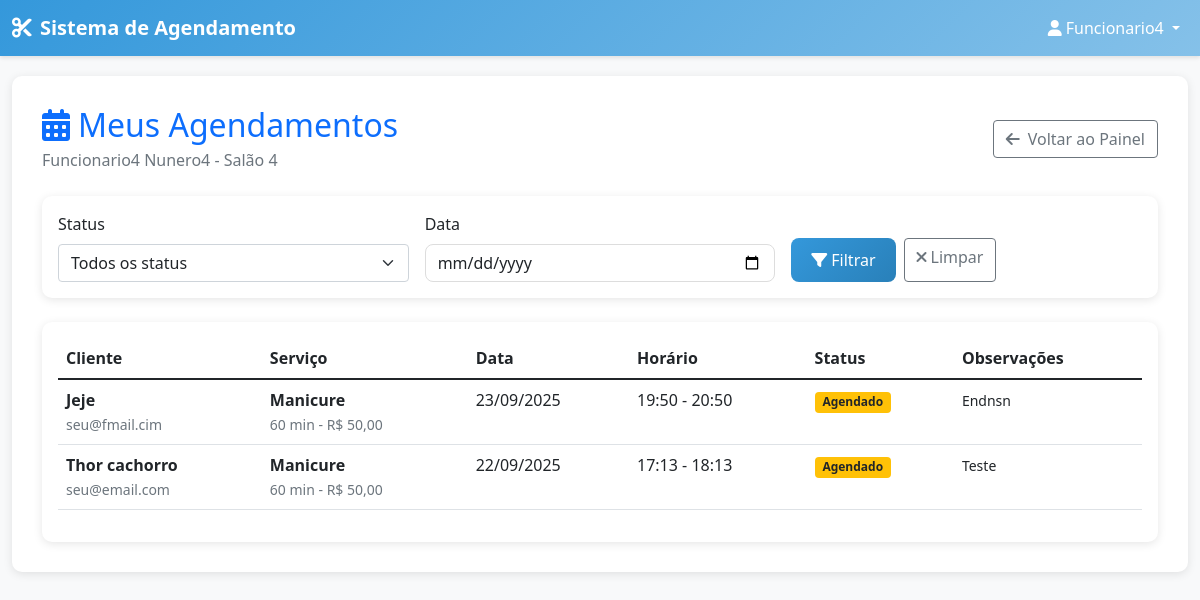
Page /salons/employee/appointments/ (signed in) on the committed database.
### salons/models.py (models this page shows, shortened)
class Employee(models.Model):
    user = models.OneToOneField(User, on_delete=models.CASCADE, related_name='employee_profile', verbose_name="Usuário")
    salon = models.ForeignKey(Salon, on_delete=models.CASCADE, related_name='employees', verbose_name="Salão")
    services = models.ManyToManyField(Service, blank=True, verbose_name="Serviços que pode executar")
    is_active = models.BooleanField(default=True, verbose_name="Ativo")
    hire_date = models.DateField(auto_now_add=True, verbose_name="Data de contratação")
    created_at = models.DateTimeField(auto_now_add=True)
    updated_at = models.DateTimeField(auto_now=True)
    class Meta:
        verbose_name = "Funcionário"
        verbose_name_plural = "Funcionários"
        unique_together = ['user', 'salon']

class Salon(models.Model):
    name = models.CharField(max_length=100, verbose_name="Nome do Salão")
    description = models.TextField(blank=True, null=True, verbose_name="Descrição")
    address = models.CharField(max_length=200, verbose_name="Endereço")
    city = models.CharField(max_length=100, verbose_name="Cidade")
    state = models.CharField(max_length=2, verbose_name="Estado")
    zip_code = models.CharField(max_length=10, verbose_name="CEP")
    phone = models.CharField(max_length=15, verbose_name="Telefone")
    email = models.EmailField(verbose_name="Email")
    owner = models.OneToOneField(User, on_delete=models.CASCADE, related_name='salon', verbose_name="Proprietário")
    weekdays_open = models.TimeField(blank=True, null=True, verbose_name="Segunda à Sexta - Abertura")
    weekdays_close = models.TimeField(blank=True, null=True, verbose_name="Segunda à Sexta - Fechamento")
    saturday_open = models.TimeField(blank=True, null=True, verbose_name="Sábado - Abertura")
    saturday_close = models.TimeField(blank=True, null=True, verbose_name="Sábado - Fechamento")
    sunday_open = models.TimeField(blank=True, null=True, verbose_name="Domingo - Abertura")
    sunday_close = models.TimeField(blank=True, null=True, verbose_name="Domingo - Fechamento")
    created_at = models.DateTimeField(auto_now_add=True)
    updated_at = models.DateTimeField(auto_now=True)
    class Meta:
        verbose_name = "Salão"
        verbose_name_plural = "Salões"

class Service(models.Model):
    salon = models.ForeignKey(Salon, on_delete=models.CASCADE, related_name='services', verbose_name="Salão")
    name = models.CharField(max_length=100, verbose_name="Nome do Serviço")
    description = models.TextField(blank=True, null=True, verbose_name="Descrição")
    duration = models.PositiveIntegerField(verbose_name="Duração (minutos)")
    price = models.DecimalField(max_digits=10, decimal_places=2, verbose_name="Preço")
    is_active = models.BooleanField(default=True, verbose_name="Ativo")
    created_at = models.DateTimeField(auto_now_add=True)
    updated_at = models.DateTimeField(auto_now=True)
    class Meta:
        verbose_name = "Serviço"
        verbose_name_plural = "Serviços"
        ordering = ['name']

### appointments/models.py (models this page shows, shortened)
class Appointment(models.Model):
    STATUS_CHOICES = (
        ('scheduled', 'Agendado'),
        ('confirmed', 'Confirmado'),
        ('cancelled', 'Cancelado'),
        ('completed', 'Concluído'),
        ('no_show', 'Não compareceu'),
    )
    client = models.ForeignKey(User, on_delete=models.CASCADE, related_name='appointments', verbose_name="Cliente")
    salon = models.ForeignKey(Salon, on_delete=models.CASCADE, related_name='appointments', verbose_name="Salão")
    service = models.ForeignKey(Service, on_delete=models.CASCADE, related_name='appointments', verbose_name="Serviço")
    employee = models.ForeignKey('salons.Employee', on_delete=models.SET_NULL, null=True, blank=True, related_name='appointments', verbose_name="Funcionário responsável")
    appointment_date = models.DateField(verbose_name="Data do Agendamento")
    appointment_time = models.TimeField(verbose_name="Horário do Agendamento")
    status = models.CharField(max_length=15, choices=STATUS_CHOICES, default='scheduled', verbose_name="Status")
    notes = models.TextField(blank=True, null=True, verbose_name="Observações")
    created_at = models.DateTimeField(auto_now_add=True)
    updated_at = models.DateTimeField(auto_now=True)
    def get_end_time(self):
        from datetime import datetime, timedelta
        start_datetime = datetime.combine(self.appointment_date, self.appointment_time)
        end_datetime = start_datetime + timedelta(minutes=self.service.duration)
        return end_datetime.time()
    class Meta:
        verbose_name = "Agendamento"
        verbose_name_plural = "Agendamentos"
        ordering = ['appointment_date', 'appointment_time']
        constraints = [
            models.UniqueConstraint(
                fields=['salon', 'employee', 'appointment_date', 'appointment_time'],
                condition=models.Q(employee__isnull=False),
                name='unique_employee_appointment_time'
            ),
            models.UniqueConstraint(
                fields=['salon', 'appointment_date', 'appointment_time'],
                condition=models.Q(employee__isnull=True),
                name='unique_salon_appointment_time_no_employee'
            )
        ]

### salons/views.py (the view)
# urls.py: path('employee/appointments/', views.employee_appointments, name='employee_appointments'),
@login_required
def employee_appointments(request):
    if not (hasattr(request.user, 'profile') and request.user.profile.user_type == 'employee'):
        messages.error(request, 'Acesso negado. Você precisa ser um funcionário para acessar esta área.')
        return redirect('accounts:dashboard')
    """Lista de agendamentos do funcionário"""
    employee = request.user.employee_profile
    salon = employee.salon
    status_filter = request.GET.get('status', '')
    date_filter = request.GET.get('date', '')
    appointments = Appointment.objects.filter(employee=employee)
    if status_filter:
        appointments = appointments.filter(status=status_filter)
    if date_filter:
        try:
            filter_date = datetime.strptime(date_filter, '%Y-%m-%d').date()
            appointments = appointments.filter(appointment_date=filter_date)
        except ValueError:
            pass
    appointments = appointments.order_by('-appointment_date', '-appointment_time')
    return render(request, 'salons/employee_appointments.html', {
        'appointments': appointments,
        'employee': employee,
        'salon': salon,
        'status_filter': status_filter,
        'date_filter': date_filter,
        'status_choices': Appointment.STATUS_CHOICES
    })

### templates/salons/employee_appointments.html (shortened to what this page needs)
{% extends 'base/base.html' %}
{% block content %}
<div class="row">
    <div class="col-12">
        <div class="d-flex justify-content-between align-items-center mb-4">
            <div>
                <h2 class="text-primary mb-1">
                    <i class="fas fa-calendar-alt me-2"></i>Meus Agendamentos
                </h2>
                <p class="text-muted mb-0">{{ employee.user.get_full_name|default:employee.user.username }} - {{ salon.name }}</p>
            </div>
            <div>
                <a href="{% url 'salons:employee_dashboard' %}" class="btn btn-outline-secondary">
                    <i class="fas fa-arrow-left me-2"></i>Voltar ao Painel
                </a>
            </div>
        </div>
    </div>
</div>
<div class="row mb-4">
    <div class="col-12">
        <div class="card">
            <div class="card-body">
                <form method="get" class="row g-3">
                    <div class="col-md-4">
                        <label for="status" class="form-label">Status</label>
                        <select name="status" id="status" class="form-select">
                            <option value="">Todos os status</option>
                        </select>
                    </div>
                    <div class="col-md-4">
                        <label for="date" class="form-label">Data</label>
                        <input type="date" name="date" id="date" class="form-control" value="{{ date_filter }}">
                    </div>
                    <div class="col-md-4 d-flex align-items-end">
                        <div class="d-flex gap-2 w-100">
                            <button type="submit" class="btn btn-primary">
                                <i class="fas fa-filter me-1"></i>Filtrar
                            </button>
                            <a href="{% url 'salons:employee_appointments' %}" class="btn btn-outline-secondary">
                                <i class="fas fa-times me-1"></i>Limpar
                            </a>
                        </div>
                    </div>
                </form>
            </div>
        </div>
    </div>
</div>
<div class="row">
    <div class="col-12">
        <div class="card">
            <div class="card-body">
                {% if appointments %}
                    <div class="table-responsive">
                        <table class="table table-hover">
                            <thead>
                                <tr>
                                    <th>Cliente</th>
                                    <th>Serviço</th>
                                    <th>Data</th>
                                    <th>Horário</th>
                                    <th>Status</th>
                                    <th>Observações</th>
                                </tr>
                            </thead>
                            <tbody>
                                {% for appointment in appointments %}
                                <tr>
                                    <td>
                                        <strong>{{ appointment.client.get_full_name|default:appointment.client.username }}</strong><br>
                                        <small class="text-muted">{{ appointment.client.email }}</small>
                                    </td>
                                    <td>
                                        <strong>{{ appointment.service.name }}</strong><br>
                                        <small class="text-muted">
                                            {{ appointment.service.duration }} min - R$ {{ appointment.service.price }}
                                        </small>
                                    </td>
                                    <td>{{ appointment.appointment_date|date:"d/m/Y" }}</td>
                                    <td>
                                        {{ appointment.appointment_time|time:"H:i" }} - {{ appointment.get_end_time|time:"H:i" }}
                                    </td>
                                    <td>
                                        <span class="badge bg-{% if appointment.status == 'confirmed' %}success{% elif appointment.status == 'scheduled' %}warning text-dark{% elif appointment.status == 'completed' %}primary{% elif appointment.status == 'cancelled' %}danger{% else %}secondary{% endif %}">
                                            {{ appointment.get_status_display }}
                                        </span>
                                    </td>
                                    <td>
                                        {% if appointment.notes %}
                                            <small>{{ appointment.notes|truncatewords:5 }}</small>
                                        {% else %}
                                            <small class="text-muted">-</small>
                                        {% endif %}
                                    </td>
                                </tr>
                                {% endfor %}
                            </tbody>
                        </table>
                    </div>
                {% endif %}
            </div>
        </div>
    </div>
</div>
{% endblock %}

### templates/base/base.html (shortened to what this page needs)
<!DOCTYPE html>
<html lang="pt-br">
<head>
    <link href="https://cdn.jsdelivr.net/npm/bootstrap@5.1.3/dist/css/bootstrap.min.css" rel="stylesheet">
    <link href="https://cdnjs.cloudflare.com/ajax/libs/font-awesome/6.0.0/css/all.min.css" rel="stylesheet">
</head>
<body>
    <nav class="navbar navbar-expand-lg navbar-dark">
        <div class="container-fluid">
            <a class="navbar-brand" href="{% url 'core:landing_page' %}">
                <i class="fas fa-cut me-2"></i>Sistema de Agendamento
            </a>
            <div class="collapse navbar-collapse" id="navbarNav">
                <ul class="navbar-nav ms-auto">
                    {% if user.is_authenticated %}
                        <li class="nav-item dropdown">
                            <a class="nav-link dropdown-toggle" href="#" id="navbarDropdown" role="button" data-bs-toggle="dropdown">
                                <i class="fas fa-user me-1"></i>{{ user.first_name|default:user.username }}
                            </a>
                        </li>
                    {% endif %}
                </ul>
            </div>
        </div>
    </nav>
    <div class="container-fluid">
        <div class="main-content">
            {% block content %}
            {% endblock %}
        </div>
    </div>
</body>
</html>

### templates/base/base.html (style rules this page uses)
:root { --primary-color: #3498db; --primary-light: #85c1e9; --primary-dark: #2980b9; --secondary-color: #ecf0f1; --text-dark: #2c3e50; --text-light: #7f8c8d; }
body { background-color: #f8f9fa; font-family: 'Segoe UI', Tahoma, Geneva, Verdana, sans-serif; }
.navbar { background: linear-gradient(135deg, var(--primary-color), var(--primary-light)); box-shadow: 0 2px 4px rgba(0,0,0,0.1); }
.navbar-brand { font-weight: bold; color: white !important; }
.navbar-nav .nav-link { color: white !important; transition: color 0.3s; }
.main-content { background-color: white; border-radius: 10px; box-shadow: 0 2px 10px rgba(0,0,0,0.1); margin: 20px 0; padding: 30px; }
.card { border: none; border-radius: 10px; box-shadow: 0 2px 10px rgba(0,0,0,0.1); transition: transform 0.3s; }
.btn-primary { background: linear-gradient(135deg, var(--primary-color), var(--primary-dark)); border: none; border-radius: 8px; padding: 10px 20px; transition: all 0.3s; }
.form-control { border-radius: 8px; border: 1px solid #ddd; transition: border-color 0.3s; }

### rows in the picture
Employee: user.get_full_name "Funcionario4 Nunero4"
Salon: name "Salão 4"
Appointment: client.get_full_name "Jeje", client.email "seu@fmail.cim", service.name "Manicure", service.duration "60", service.price "50,00", appointment_date "23/09/2025", appointment_time "19:50", get_end_time "20:50", status "Agendado", notes "Endnsn"
Appointment: client.get_full_name "Thor cachorro", client.email "seu@email.com", service.name "Manicure", service.duration "60", service.price "50,00", appointment_date "22/09/2025", appointment_time "17:13", get_end_time "18:13", status "Agendado", notes "Teste"

### other values in the picture
{{ user.first_name|default:user.username }} "Funcionario4"
